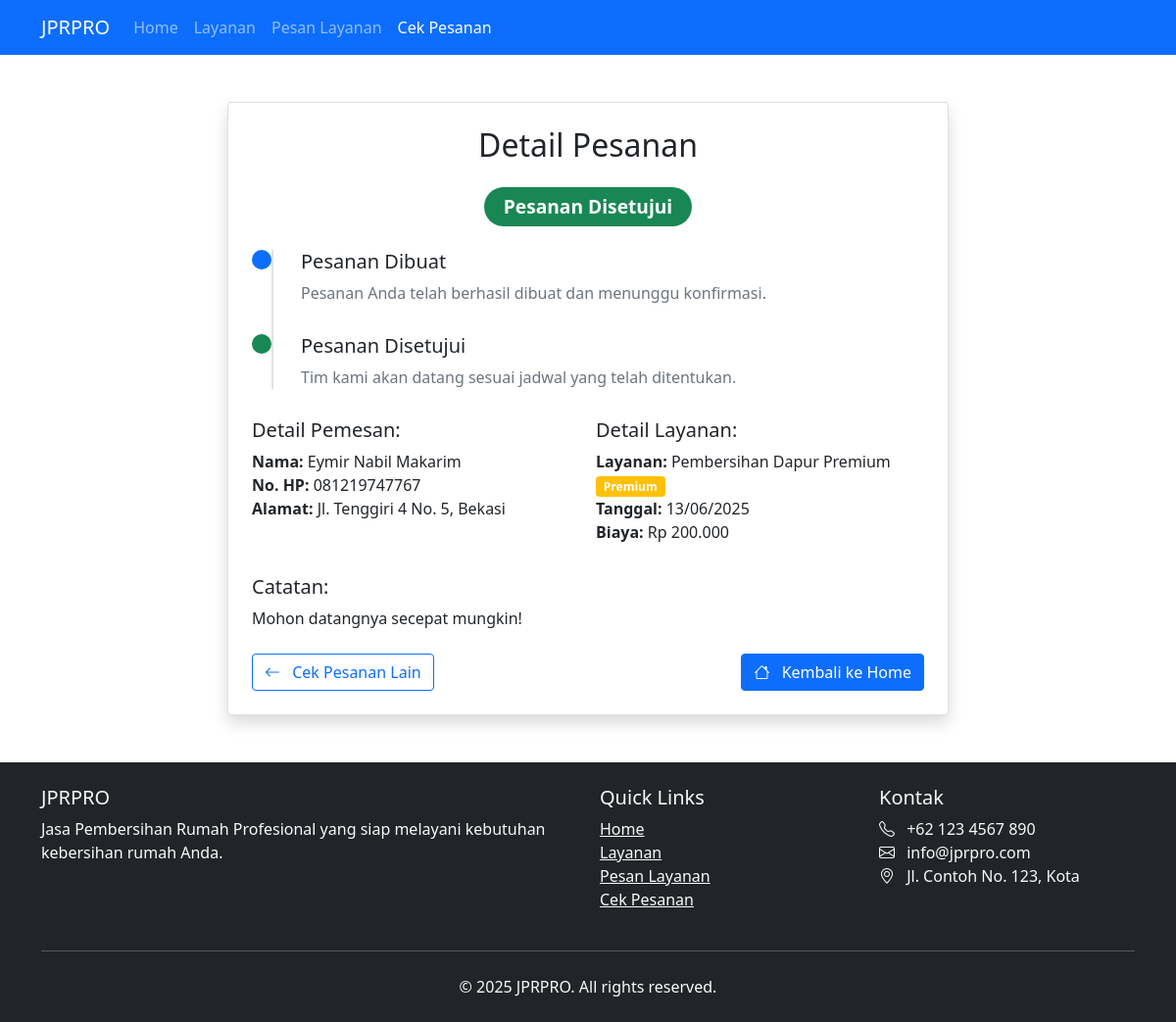
Page /cek-pesanan.php?id=1 on the committed database.
### tables this page shows
CREATE TABLE `pesanan` (
  `id` int(11) NOT NULL,
  `nama` varchar(100) NOT NULL,
  `alamat` text NOT NULL,
  `nomor_hp` varchar(15) NOT NULL,
  `layanan_id` int(11) NOT NULL,
  `tanggal` date NOT NULL,
  `catatan` text DEFAULT NULL,
  `status` enum('requested','approved','rejected') DEFAULT 'requested'
);

CREATE TABLE `layanan` (
  `id` int(11) NOT NULL,
  `nama_layanan` varchar(100) NOT NULL,
  `jenis_layanan` enum('reguler','premium') NOT NULL,
  `harga` decimal(10,2) NOT NULL,
  `deskripsi` text DEFAULT NULL,
  `gambar` varchar(255) DEFAULT NULL
);

### cek-pesanan.php (the view, shortened to what this page needs)
<?php
require_once 'config/database.php';
$pesanan = null;
$error = null;
if (isset($_GET['id']) || isset($_POST['pesanan_id'])) {
    $pesanan_id = $_GET['id'] ?? $_POST['pesanan_id'];
    try {
        $stmt = $pdo->prepare('SELECT p.*, l.nama_layanan, l.jenis_layanan, l.harga
                               FROM pesanan p
                               JOIN layanan l ON p.layanan_id = l.id
                               WHERE p.id = ?');
        $stmt->execute([$pesanan_id]);
        $pesanan = $stmt->fetch();
    } catch (PDOException $e) {
        $error = 'Terjadi kesalahan saat mencari pesanan';
    }
}
?>
<!DOCTYPE html>
<html lang="id">
<head>
    <link href="https://cdn.jsdelivr.net/npm/bootstrap@5.1.3/dist/css/bootstrap.min.css" rel="stylesheet">
    <link rel="stylesheet" href="https://cdn.jsdelivr.net/npm/bootstrap-icons@1.7.2/font/bootstrap-icons.css">
</head>
<body>
    <nav class="navbar navbar-expand-lg navbar-dark bg-primary sticky-top">
        <div class="container">
            <a class="navbar-brand" href="index.php">JPRPRO</a>
            <div class="collapse navbar-collapse" id="navbarNav">
                <ul class="navbar-nav me-auto">
                    <li class="nav-item">
                        <a class="nav-link" href="index.php">Home</a>
                    </li>
                    <li class="nav-item">
                        <a class="nav-link" href="layanan.php">Layanan</a>
                    </li>
                    <li class="nav-item">
                        <a class="nav-link" href="pesan.php">Pesan Layanan</a>
                    </li>
                    <li class="nav-item">
                        <a class="nav-link active" href="cek-pesanan.php">Cek Pesanan</a>
                    </li>
                </ul>
            </div>
        </div>
    </nav>
    <div class="container py-5">
        <div class="row justify-content-center">
            <div class="col-md-8">
                <?php if (!$pesanan): ?>
                    <div class="card shadow">
                        <div class="card-body p-4">
                            <h2 class="text-center mb-4">Cek Status Pesanan</h2>
                            <?php if ($error): ?>
                                <div class="alert alert-danger"><?php echo htmlspecialchars($error); ?></div>
                            <?php endif; ?>
                            <form method="POST" class="needs-validation" novalidate>
                                <div class="mb-3">
                                    <label for="pesanan_id" class="form-label">ID Pesanan</label>
                                    <input type="number" class="form-control form-control-lg"
                                           id="pesanan_id" name="pesanan_id" required>
                                    <div class="invalid-feedback">Masukkan ID pesanan Anda</div>
                                </div>
                                <div class="d-grid">
                                    <button type="submit" class="btn btn-primary btn-lg">
                                        <i class="bi bi-search me-2"></i> Cek Status
                                    </button>
                                </div>
                            </form>
                        </div>
                    </div>
                <?php else: ?>
                    <div class="card shadow">
                        <div class="card-body p-4">
                            <h2 class="text-center mb-4">Detail Pesanan</h2>
                            <div class="text-center mb-4">
                                <span class="order-status badge bg-<?php
                                    echo match($pesanan['status']) {
                                        'requested' => 'warning',
                                        'approved' => 'success',
                                        'rejected' => 'danger',
                                        default => 'secondary'
                                    };
                                ?>">
                                    <?php
                                        echo match($pesanan['status']) {
                                            'requested' => 'Menunggu Konfirmasi',
                                            'approved' => 'Pesanan Disetujui',
                                            'rejected' => 'Pesanan Ditolak',
                                            default => 'Status Tidak Diketahui'
                                        };
                                    ?>
                                </span>
                            </div>
                            <div class="status-timeline mb-4">
                                <div class="status-item <?php echo in_array($pesanan['status'], ['requested', 'approved', 'rejected']) ? 'active' : ''; ?>">
                                    <h5>Pesanan Dibuat</h5>
                                    <p class="text-muted">Pesanan Anda telah berhasil dibuat dan menunggu konfirmasi.</p>
                                </div>
                                <?php if ($pesanan['status'] === 'approved'): ?>
                                <div class="status-item completed">
                                    <h5>Pesanan Disetujui</h5>
                                    <p class="text-muted">Tim kami akan datang sesuai jadwal yang telah ditentukan.</p>
                                </div>
                                <?php endif; ?>
                            </div>
                            <div class="row g-3">
                                <div class="col-md-6">
                                    <h5>Detail Pemesan:</h5>
                                    <ul class="list-unstyled">
                                        <li><strong>Nama:</strong> <?php echo htmlspecialchars($pesanan['nama']); ?></li>
                                        <li><strong>No. HP:</strong> <?php echo htmlspecialchars($pesanan['nomor_hp']); ?></li>
                                        <li><strong>Alamat:</strong> <?php echo htmlspecialchars($pesanan['alamat']); ?></li>
                                    </ul>
                                </div>
                                <div class="col-md-6">
                                    <h5>Detail Layanan:</h5>
                                    <ul class="list-unstyled">
                                        <li>
                                            <strong>Layanan:</strong> <?php echo htmlspecialchars($pesanan['nama_layanan']); ?>
                                            <span class="badge bg-<?php echo $pesanan['jenis_layanan'] === 'premium' ? 'warning' : 'info'; ?>">
                                                <?php echo ucfirst($pesanan['jenis_layanan']); ?>
                                            </span>
                                        </li>
                                        <li><strong>Tanggal:</strong> <?php echo date('d/m/Y', strtotime($pesanan['tanggal'])); ?></li>
                                        <li><strong>Biaya:</strong> Rp <?php echo number_format($pesanan['harga'], 0, ',', '.'); ?></li>
                                    </ul>
                                </div>
                                <?php if ($pesanan['catatan']): ?>
                                <div class="col-12">
                                    <h5>Catatan:</h5>
                                    <p class="mb-0"><?php echo nl2br(htmlspecialchars($pesanan['catatan'])); ?></p>
                                </div>
                                <?php endif; ?>
                            </div>
                            <div class="d-flex justify-content-between mt-4">
                                <a href="cek-pesanan.php" class="btn btn-outline-primary">
                                    <i class="bi bi-arrow-left me-2"></i> Cek Pesanan Lain
                                </a>
                                <a href="index.php" class="btn btn-primary">
                                    <i class="bi bi-house me-2"></i> Kembali ke Home
                                </a>
                            </div>
                        </div>
                    </div>
                <?php endif; ?>
            </div>
        </div>
    </div>
    <footer class="bg-dark text-light py-4">
        <div class="container">
            <div class="row">
                <div class="col-md-6">
                    <h5>JPRPRO</h5>
                    <p>Jasa Pembersihan Rumah Profesional yang siap melayani kebutuhan kebersihan rumah Anda.</p>
                </div>
                <div class="col-md-3">
                    <h5>Quick Links</h5>
                    <ul class="list-unstyled">
                        <li><a href="index.php" class="text-light">Home</a></li>
                        <li><a href="layanan.php" class="text-light">Layanan</a></li>
                        <li><a href="pesan.php" class="text-light">Pesan Layanan</a></li>
                        <li><a href="cek-pesanan.php" class="text-light">Cek Pesanan</a></li>
                    </ul>
                </div>
                <div class="col-md-3">
                    <h5>Kontak</h5>
                    <ul class="list-unstyled">
                        <li><i class="bi bi-telephone me-2"></i> +62 123 4567 890</li>
                        <li><i class="bi bi-envelope me-2"></i> info@jprpro.com</li>
                        <li><i class="bi bi-geo-alt me-2"></i> Jl. Contoh No. 123, Kota</li>
                    </ul>
                </div>
            </div>
            <hr class="my-4">
            <div class="text-center">
                <p class="mb-0">&copy; 2025 JPRPRO. All rights reserved.</p>
            </div>
        </div>
    </footer>
</body>
</html>

### cek-pesanan.php (style rules this page uses)
.order-status { font-size: 1.2rem; padding: 10px 20px; border-radius: 50px; }
.status-timeline { position: relative; padding-left: 50px; }
.status-timeline::before { content: ''; position: absolute; left: 20px; top: 0; bottom: 0; width: 2px; background-color: #dee2e6; }
.status-item { position: relative; margin-bottom: 30px; }
.status-item::before { content: ''; position: absolute; left: -50px; top: 0; width: 20px; height: 20px; border-radius: 50%; background-color: #fff; border: 2px solid #dee2e6; }
.status-item.active::before { background-color: #0d6efd; border-color: #0d6efd; }
.status-item.completed::before { background-color: #198754; border-color: #198754; }

### rows in the picture
pesanan: status "Pesanan Disetujui", nama "Eymir Nabil Makarim", nomor_hp "081219747767", alamat "Jl. Tenggiri 4 No. 5, Bekasi", layanan.nama_layanan "Pembersihan Dapur Premium", layanan.jenis_layanan "Premium", tanggal "13/06/2025", layanan.harga "200.000", catatan "Mohon datangnya secepat mungkin!"
